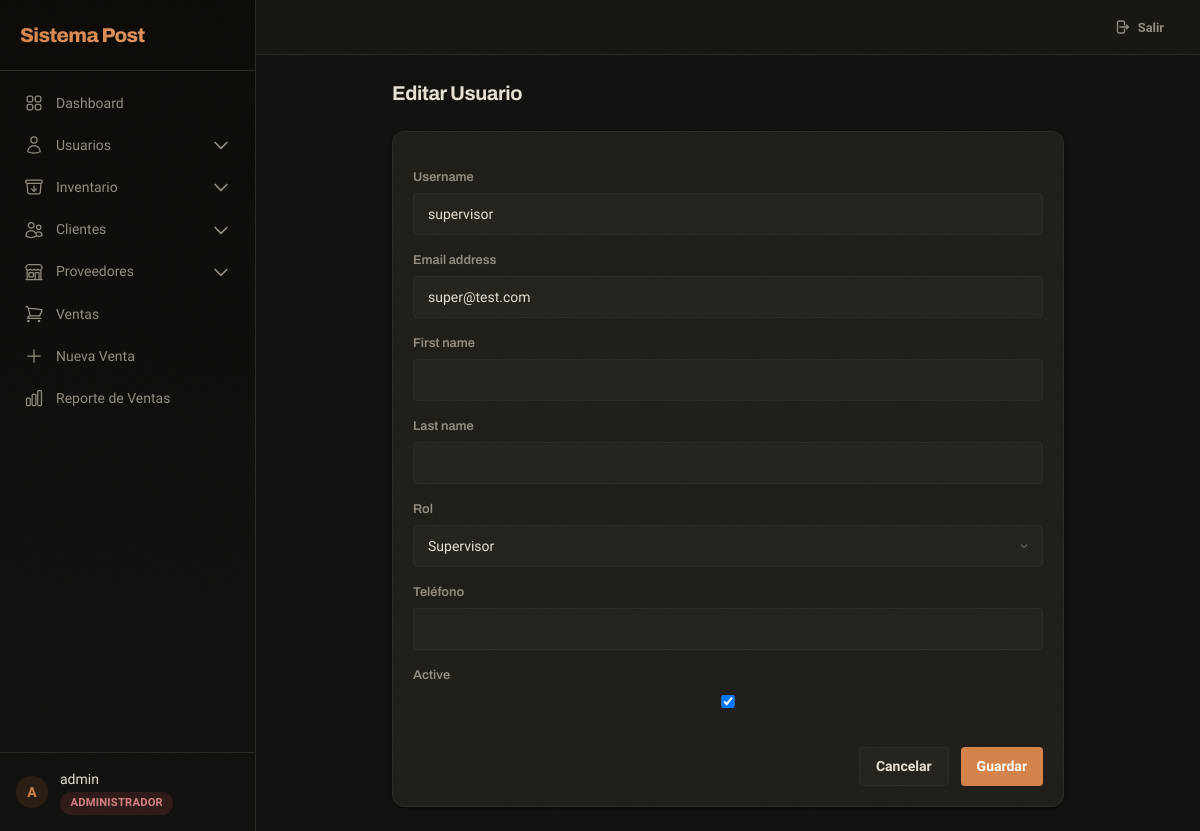
The page /accounts/users/2/update/ (signed in) on the database its author committed.
### apps/accounts/models.py (models this page shows, shortened)
class User(AbstractUser):
    class Role(models.TextChoices):
        ADMIN = 'admin', 'Administrador'
        SUPERVISOR = 'supervisor', 'Supervisor'
        USER = 'user', 'Usuario'
    role = models.CharField(
        max_length=20,
        choices=Role.choices,
        default=Role.USER,
        verbose_name='Rol'
    )
    phone = models.CharField(max_length=20, blank=True, verbose_name='Teléfono')
    class Meta:
        verbose_name = 'Usuario'
        verbose_name_plural = 'Usuarios'
    def is_admin(self):
        return self.role == self.Role.ADMIN or self.is_superuser

### apps/accounts/views.py (the view)
# urls.py: path('users/<int:pk>/update/', views.user_update, name='user_update'),
@login_required
@admin_required
def user_update(request, pk):
    user = get_object_or_404(User, pk=pk)
    if request.method == 'POST':
        form = UserUpdateForm(request.POST, instance=user)
        if form.is_valid():
            form.save()
            messages.success(request, 'Usuario actualizado correctamente.')
            return redirect('accounts:user_list')
    else:
        form = UserUpdateForm(instance=user)
    return render(request, 'accounts/user_form.html', {'form': form, 'title': 'Editar Usuario'})

### apps/accounts/forms.py
class UserUpdateForm(UserChangeForm):
    password = None
    class Meta(UserChangeForm.Meta):
        model = User
        fields = ['username', 'email', 'first_name', 'last_name', 'role', 'phone', 'is_active']
    def __init__(self, *args, **kwargs):
        super().__init__(*args, **kwargs)
        for field in self.fields.values():
            field.widget.attrs.update({'class': 'form-input'})

### templates/accounts/user_form.html (shortened to what this page needs)
{% extends 'layouts/base.html' %}
{% block content %}
<div class="max-w-2xl mx-auto animate-fade-in-up">
    <h1 class="text-xl font-[var(--font-heading)] font-bold mb-6">{{ title }}</h1>
    <div class="card">
        <div class="card-body">
            <form method="post" class="space-y-4">
                {% for field in form %}
                <div>
                    <label>{{ field.label }}</label>
                    {{ field }}
                </div>
                {% endfor %}
                <div class="flex justify-end gap-3 pt-4">
                    <a href="{% url 'accounts:user_list' %}" class="btn btn-secondary">Cancelar</a>
                    <button type="submit" class="btn btn-primary">Guardar</button>
                </div>
            </form>
        </div>
    </div>
</div>
{% endblock %}

### templates/layouts/base.html (shortened to what this page needs)
<!DOCTYPE html>
<html lang="es">
<head>
    <script src="https://cdn.tailwindcss.com"></script>
    <link rel="stylesheet" href="/static/css/app.css">
</head>
<body>
    <div x-data="{ sidebarOpen: false }" class="flex h-screen overflow-hidden">
        {% if user.is_authenticated %}
        <div :class="{'translate-x-0': sidebarOpen, '-translate-x-full': !sidebarOpen}" class="sidebar fixed inset-y-0 left-0 z-30 w-64 transition-transform duration-300 ease-in-out lg:translate-x-0 lg:static lg:inset-auto lg:z-auto overflow-y-auto flex flex-col">
            <div class="flex items-center justify-between p-5 border-b border-[var(--border-color)]">
                <span class="sidebar-brand">Sistema Post</span>
            </div>
            <nav class="mt-3 px-3 space-y-0.5 flex-1 overflow-y-auto">
                <a href="{% url 'core:dashboard' %}" class="sidebar-link {% if request.resolver_match.url_name == 'dashboard' %}active{% endif %}">
                    Dashboard
                </a>
                {% if user.is_admin %}
                <div x-data="{ open: false }" class="space-y-0.5">
                    <button @click="open = !open" class="sidebar-link w-full text-left">
                        <svg viewBox="0 0 24 24" fill="none" stroke="currentColor" stroke-width="1.5"><path stroke-linecap="round" stroke-linejoin="round" d="M15.75 6a3.75 3.75 0 11-7.5 0 3.75 3.75 0 017.5 0zM4.501 20.118a7.5 7.5 0 0114.998 0A17.933 17.933 0 0112 21.75c-2.676 0-5.216-.584-7.499-1.632z"/></svg>
                        Usuarios
                        <svg :class="{'rotate-180': open}" class="w-3.5 h-3.5 ml-auto transition-transform" fill="none" stroke="currentColor" viewBox="0 0 24 24"><path stroke-linecap="round" stroke-linejoin="round" stroke-width="2" d="M19 9l-7 7-7-7"></path></svg>
                    </button>
                </div>
                {% endif %}
                <div x-data="{ open: false }" class="space-y-0.5">
                    <button @click="open = !open" class="sidebar-link w-full text-left">
                        Inventario
                        <svg :class="{'rotate-180': open}" class="w-3.5 h-3.5 ml-auto transition-transform" fill="none" stroke="currentColor" viewBox="0 0 24 24"><path stroke-linecap="round" stroke-linejoin="round" stroke-width="2" d="M19 9l-7 7-7-7"></path></svg>
                    </button>
                </div>
                <div x-data="{ open: false }" class="space-y-0.5">
                    <button @click="open = !open" class="sidebar-link w-full text-left">
                        Clientes
                        <svg :class="{'rotate-180': open}" class="w-3.5 h-3.5 ml-auto transition-transform" fill="none" stroke="currentColor" viewBox="0 0 24 24"><path stroke-linecap="round" stroke-linejoin="round" stroke-width="2" d="M19 9l-7 7-7-7"></path></svg>
                    </button>
                </div>
                <div x-data="{ open: false }" class="space-y-0.5">
                    <button @click="open = !open" class="sidebar-link w-full text-left">
                        Proveedores
                        <svg :class="{'rotate-180': open}" class="w-3.5 h-3.5 ml-auto transition-transform" fill="none" stroke="currentColor" viewBox="0 0 24 24"><path stroke-linecap="round" stroke-linejoin="round" stroke-width="2" d="M19 9l-7 7-7-7"></path></svg>
                    </button>
                </div>
                <a href="{% url 'sales:sale_list' %}" class="sidebar-link {% if 'sales' in request.resolver_match.view_name and 'sale_list' in request.resolver_match.url_name %}active{% endif %}">
                    Ventas
                </a>
                <a href="{% url 'sales:sale_new' %}" class="sidebar-link">
                    <svg viewBox="0 0 24 24" fill="none" stroke="currentColor" stroke-width="1.5"><path stroke-linecap="round" stroke-linejoin="round" d="M12 4.5v15m7.5-7.5h-15"/></svg>
                    Nueva Venta
                </a>
                <a href="{% url 'reports:view' %}" class="sidebar-link">
                    Reporte de Ventas
                </a>
            </nav>
            <div class="p-4 border-t border-[var(--border-color)]">
                <div class="flex items-center gap-3">
                    <div class="w-8 h-8 rounded-full bg-[var(--accent-light)] flex items-center justify-center text-[var(--accent)] font-bold text-sm font-[var(--font-heading)]">
                        {{ user.get_full_name|default:user.username|first|upper }}
                    </div>
                    <div class="flex-1 min-w-0">
                        <p class="text-sm font-medium text-[var(--text-primary)] truncate">{{ user.get_full_name|default:user.username }}</p>
                        <span class="badge
                            {% if user.role == 'admin' %}badge-red role-admin
                            {% elif user.role == 'supervisor' %}badge-amber
                            {% else %}badge-blue{% endif %}">
                            {{ user.get_role_display }}
                        </span>
                    </div>
                </div>
            </div>
        </div>
        {% endif %}
        <div class="flex-1 flex flex-col overflow-hidden">
            {% if user.is_authenticated %}
            <header class="header no-print px-4 lg:px-6 py-3 flex items-center justify-between lg:justify-end">
                <a href="{% url 'accounts:logout' %}" class="btn btn-ghost btn-sm">
                    <svg class="w-4 h-4" fill="none" stroke="currentColor" viewBox="0 0 24 24"><path stroke-linecap="round" stroke-linejoin="round" stroke-width="2" d="M15.75 9V5.25A2.25 2.25 0 0013.5 3h-6a2.25 2.25 0 00-2.25 2.25v13.5A2.25 2.25 0 007.5 21h6a2.25 2.25 0 002.25-2.25V15m3 0l3-3m0 0l-3-3m3 3H9"/></svg>
                    Salir
                </a>
            </header>
            {% endif %}
            <main class="flex-1 overflow-y-auto {% if user.is_authenticated %}p-4 md:p-6{% else %}flex items-center justify-center{% endif %}">
                <div class="max-w-7xl mx-auto">
                    {% block content %}{% endblock %}
                </div>
            </main>
        </div>
    </div>
</body>
</html>

### static/css/app.css (style rules this page uses)
:root { --bg-deep: #0d0a07; --bg-primary: #12100d; --bg-secondary: #1a1713; --bg-surface: #201d18; --bg-surface-hover: #28241f; --bg-elevated: #25221d; --border-color: #2d2923; --border-light: #3d3831; --text-primary: #e8e0d4; --text-secondary: #948c80; --text-muted: #6b655b; --accent: #d4834a; --accent-hover: #c4743e; --accent-light: rgba(212, 131, 74, 0.12); --accent-glow: rgba(212, 131, 74, 0.25); --warning: #d4a148; --warning-light: rgba(212, 161, 72, 0.12); --danger: #d45050; --danger-light: rgba(212, 80, 80, 0.12); --info: #5898d4; --info-light: rgba(88, 152, 212, 0.12); --purple: #a078d4; --purple-light: rgba(160, 120, 212, 0.12); --orange: #d48a48; --orange-light: rgba(212, 138, 72, 0.12); --radius-sm: 4px; --radius-md: 8px; --radius-lg: 12px; --radius-xl: 16px; --shadow-card: 0 1px 3px rgba(0,0,0,0.4), 0 1px 2px rgba(0,0,0,0.3); --shadow-elevated: 0 4px 12px rgba(0,0,0,0.5), 0 8px 24px rgba(0,0,0,0.3); --shadow-glow: 0 0 16px rgba(212, 131, 74, 0.15); --font-body: 'Sora', system-ui, sans-serif; --font-heading: 'Archivo', system-ui, sans-serif; --font-mono: 'DM Mono', monospace; --transition: 200ms cubic-bezier(0.4, 0, 0.2, 1); }
body::before { content: ''; position: fixed; inset: 0; z-index: 9999; pointer-events: none; opacity: 0.03; background-repeat: repeat; background-size: 256px 256px; }
* { box-sizing: border-box; }
html { scroll-behavior: smooth; }
body { font-family: var(--font-body); background: var(--bg-primary); color: var(--text-primary); -webkit-font-smoothing: antialiased; -moz-osx-font-smoothing: grayscale; }
h1, h2, h3, h4, h5, h6 { font-family: var(--font-heading); font-weight: 700; letter-spacing: -0.02em; }
.sidebar { background: linear-gradient(180deg, #0d0a07 0%, #12100d 100%); border-right: 1px solid var(--border-color); }
.sidebar-brand { font-family: var(--font-heading); font-weight: 800; font-size: 1.25rem; letter-spacing: -0.03em; background: linear-gradient(135deg, #d4834a, #e0955c); -webkit-background-clip: text; -webkit-text-fill-color: transparent; background-clip: text; }
.sidebar-link { display: flex; align-items: center; gap: 0.75rem; padding: 0.6rem 0.75rem; border-radius: var(--radius-sm); color: var(--text-secondary); font-size: 0.875rem; font-weight: 500; transition: all var(--transition); text-decoration: none; }
.sidebar-link svg { width: 1.25rem; height: 1.25rem; flex-shrink: 0; }
.header { background: rgba(26, 23, 19, 0.85); backdrop-filter: blur(12px); -webkit-backdrop-filter: blur(12px); border-bottom: 1px solid var(--border-color); }
.card { background: var(--bg-surface); border: 1px solid var(--border-color); border-radius: var(--radius-lg); box-shadow: var(--shadow-card); transition: all var(--transition); }
.card-body { padding: 1.25rem; }
.btn { display: inline-flex; align-items: center; gap: 0.5rem; padding: 0.5rem 1rem; border-radius: var(--radius-sm); font-size: 0.875rem; font-weight: 600; transition: all var(--transition); cursor: pointer; border: none; text-decoration: none; font-family: var(--font-body); }
.btn-primary { background: var(--accent); color: #fff; }
.btn-secondary { background: var(--bg-elevated); color: var(--text-primary); border: 1px solid var(--border-color); }
.btn-ghost { background: transparent; color: var(--text-secondary); }
.btn-sm { padding: 0.35rem 0.75rem; font-size: 0.8rem; }
.form-input { width: 100%; padding: 0.6rem 0.875rem; background: var(--bg-elevated); border: 1px solid var(--border-color); border-radius: var(--radius-sm); color: var(--text-primary); font-size: 0.875rem; font-family: var(--font-body); transition: all var(--transition); outline: none; }
.form-input::placeholder { color: var(--text-muted); }
select.form-input { appearance: none; background-repeat: no-repeat; background-position: right 0.75rem center; padding-right: 2rem; }
label { display: block; font-size: 0.8rem; font-weight: 600; color: var(--text-secondary); margin-bottom: 0.35rem; font-family: var(--font-heading); }
.badge { display: inline-flex; align-items: center; padding: 0.2rem 0.65rem; border-radius: 9999px; font-size: 0.7rem; font-weight: 600; letter-spacing: 0.02em; text-transform: uppercase; }
.badge-red { background: var(--danger-light); color: var(--danger); }
.role-admin { background: rgba(212, 80, 80, 0.15); color: #d48080; }
.animate-fade-in-up { animation: fadeInUp 0.4s ease-out both; }

### rows shown on the page
User: get_full_name|first "A", get_full_name "admin", role "ADMINISTRADOR"
User: form "supervisor" "super@test.com" "Supervisor" "☑"

### other values the page prints
{{ title }} "Editar Usuario"
{{ field.label }} "Username" "Email address" "First name" "Last name" "Rol" "Teléfono" "Active"
